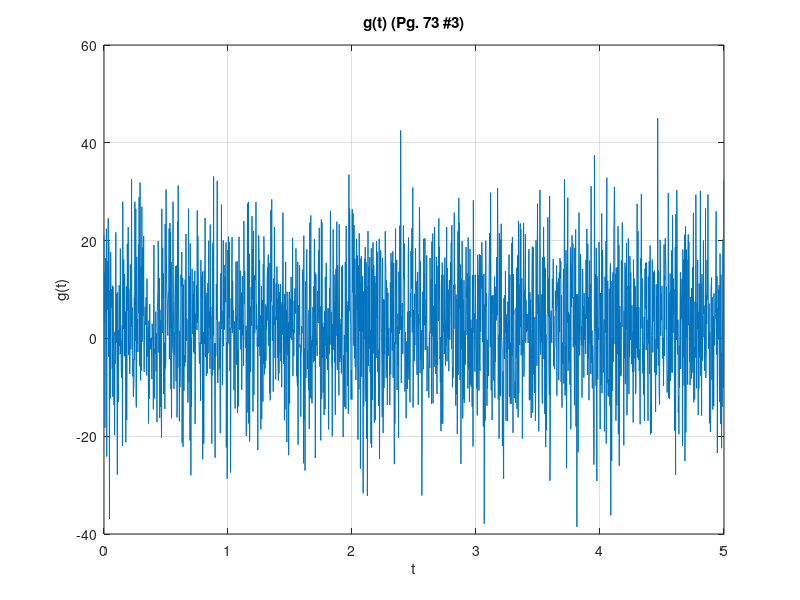
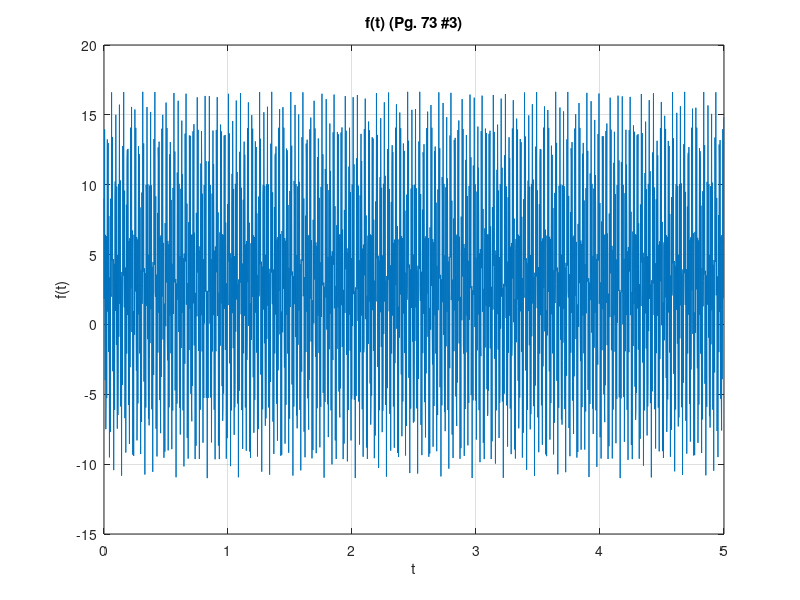
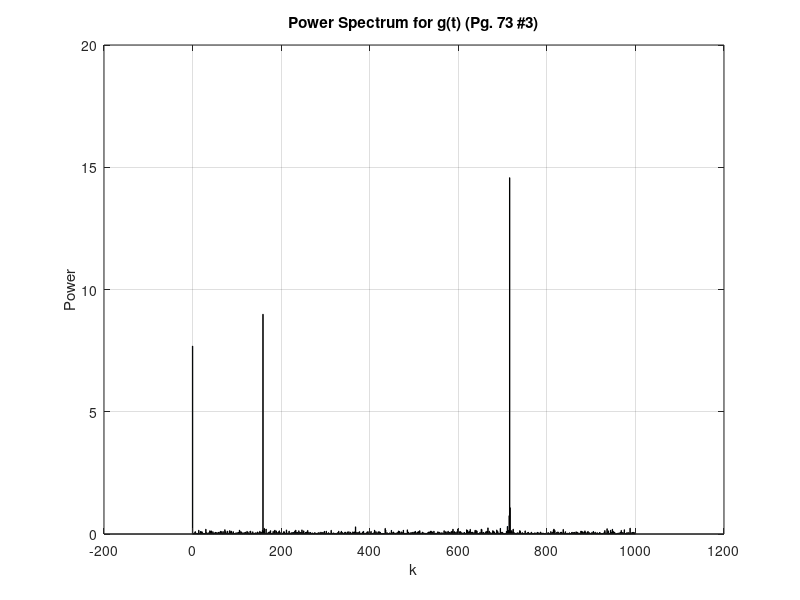

Write MATLAB code to recreate these figures, in order.
%Page 73
%Problem 3

t=(0:2^11-1)'*5/(2^11);
g=3+6*cos(200*t)-8*sin(900*t)+10*randn(size(t));
figure(1);plot(t,g);grid;title('g(t) (Pg. 73 #3)');xlabel('t');ylabel('g(t)');
f=3+6*cos(200*t)-8*sin(900*t);
figure(2);plot(t,f);grid;title('f(t) (Pg. 73 #3)');xlabel('t');ylabel('f(t)');
a=ifft(g);
figure(3);bar((0:1000),abs(a(1:1001)).^2);grid;
title('Power Spectrum for g(t) (Pg. 73 #3)');xlabel('k');ylabel('Power');
%very high frequencies: 0, 159, 716
%amplitudes:    k=0     -->     10.3134
%               k=159   -->     8.0215
%               k=716   -->     13.0345
